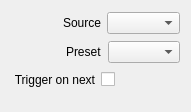
<?xml version="1.0" encoding="UTF-8"?>
<ui version="4.0">
 <class>InspectorPresetWidget</class>
 <widget class="QWidget" name="InspectorPresetWidget">
  <property name="geometry">
   <rect>
    <x>0</x>
    <y>0</y>
    <width>178</width>
    <height>112</height>
   </rect>
  </property>
  <property name="sizePolicy">
   <sizepolicy hsizetype="Expanding" vsizetype="Preferred">
    <horstretch>0</horstretch>
    <verstretch>0</verstretch>
   </sizepolicy>
  </property>
  <layout class="QVBoxLayout" name="verticalLayout">
   <item>
    <layout class="QHBoxLayout" name="horizontalLayoutSource">
     <item>
      <spacer name="horizontalSpacerSource">
       <property name="orientation">
        <enum>Qt::Horizontal</enum>
       </property>
       <property name="sizeType">
        <enum>QSizePolicy::Fixed</enum>
       </property>
       <property name="sizeHint" stdset="0">
        <size>
         <width>52</width>
         <height>20</height>
        </size>
       </property>
      </spacer>
     </item>
     <item>
      <widget class="QLabel" name="labelSource">
       <property name="text">
        <string>Source</string>
       </property>
      </widget>
     </item>
     <item>
      <widget class="QComboBox" name="comboBoxSource">
       <property name="sizePolicy">
        <sizepolicy hsizetype="Expanding" vsizetype="Fixed">
         <horstretch>0</horstretch>
         <verstretch>0</verstretch>
        </sizepolicy>
       </property>
      </widget>
     </item>
    </layout>
   </item>
   <item>
    <layout class="QHBoxLayout" name="horizontalLayoutPreset">
     <item>
      <spacer name="horizontalSpacerPreset">
       <property name="orientation">
        <enum>Qt::Horizontal</enum>
       </property>
       <property name="sizeType">
        <enum>QSizePolicy::Fixed</enum>
       </property>
       <property name="sizeHint" stdset="0">
        <size>
         <width>55</width>
         <height>20</height>
        </size>
       </property>
      </spacer>
     </item>
     <item>
      <widget class="QLabel" name="labelPreset">
       <property name="text">
        <string>Preset</string>
       </property>
      </widget>
     </item>
     <item>
      <widget class="QComboBox" name="comboBoxPreset">
       <property name="sizePolicy">
        <sizepolicy hsizetype="Expanding" vsizetype="Fixed">
         <horstretch>0</horstretch>
         <verstretch>0</verstretch>
        </sizepolicy>
       </property>
      </widget>
     </item>
    </layout>
   </item>
   <item>
    <layout class="QHBoxLayout" name="horizontalLayoutTriggerOnNext">
     <item>
      <spacer name="horizontalSpacerTriggerOnNext1">
       <property name="orientation">
        <enum>Qt::Horizontal</enum>
       </property>
       <property name="sizeType">
        <enum>QSizePolicy::Fixed</enum>
       </property>
       <property name="sizeHint" stdset="0">
        <size>
         <width>2</width>
         <height>20</height>
        </size>
       </property>
      </spacer>
     </item>
     <item>
      <widget class="QLabel" name="labelTriggerOnNext">
       <property name="text">
        <string>Trigger on next</string>
       </property>
       <property name="alignment">
        <set>Qt::AlignRight|Qt::AlignTrailing|Qt::AlignVCenter</set>
       </property>
      </widget>
     </item>
     <item>
      <widget class="QCheckBox" name="checkBoxTriggerOnNext">
       <property name="layoutDirection">
        <enum>Qt::RightToLeft</enum>
       </property>
       <property name="text">
        <string/>
       </property>
      </widget>
     </item>
     <item>
      <spacer name="horizontalSpacerTriggerOnNext2">
       <property name="orientation">
        <enum>Qt::Horizontal</enum>
       </property>
       <property name="sizeHint" stdset="0">
        <size>
         <width>40</width>
         <height>20</height>
        </size>
       </property>
      </spacer>
     </item>
    </layout>
   </item>
   <item>
    <spacer name="verticalSpacerPreset">
     <property name="orientation">
      <enum>Qt::Vertical</enum>
     </property>
     <property name="sizeType">
      <enum>QSizePolicy::Fixed</enum>
     </property>
     <property name="sizeHint" stdset="0">
      <size>
       <width>20</width>
       <height>10</height>
      </size>
     </property>
    </spacer>
   </item>
  </layout>
 </widget>
 <resources/>
 <connections>
  <connection>
   <sender>comboBoxPreset</sender>
   <signal>currentIndexChanged(int)</signal>
   <receiver>InspectorPresetWidget</receiver>
   <slot>presetChanged(int)</slot>
   <hints>
    <hint type="sourcelabel">
     <x>166</x>
     <y>57</y>
    </hint>
    <hint type="destinationlabel">
     <x>176</x>
     <y>40</y>
    </hint>
   </hints>
  </connection>
  <connection>
   <sender>comboBoxSource</sender>
   <signal>currentIndexChanged(int)</signal>
   <receiver>InspectorPresetWidget</receiver>
   <slot>sourceChanged(int)</slot>
   <hints>
    <hint type="sourcelabel">
     <x>107</x>
     <y>22</y>
    </hint>
    <hint type="destinationlabel">
     <x>0</x>
     <y>21</y>
    </hint>
   </hints>
  </connection>
  <connection>
   <sender>checkBoxTriggerOnNext</sender>
   <signal>stateChanged(int)</signal>
   <receiver>InspectorPresetWidget</receiver>
   <slot>triggerOnNextChanged(int)</slot>
   <hints>
    <hint type="sourcelabel">
     <x>99</x>
     <y>73</y>
    </hint>
    <hint type="destinationlabel">
     <x>184</x>
     <y>90</y>
    </hint>
   </hints>
  </connection>
 </connections>
 <slots>
  <slot>presetChanged(int)</slot>
  <slot>sourceChanged(int)</slot>
  <slot>triggerOnNextChanged(int)</slot>
 </slots>
</ui>
